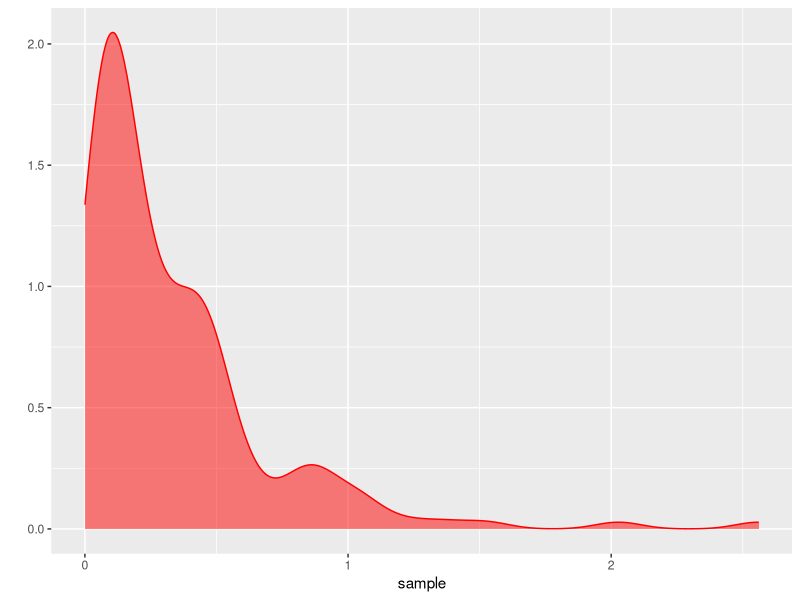

The R source for this figure: (Note: this script raises an error after producing the figure.)
library(ggplot2)
library(mvtnorm)

# rejection sampling
n <- 500
c <- 1
sample <- rep(NA, n)
accepted <- 0
for (i in 1:n) {
  # Gamma(1, 1) proposal distribution 
  proposed <- rgamma(1, shape=1, rate=1)
  u <- runif(1, min=0, max=proposed * c)
  if (u < dnorm(proposed, mean=-1, sd=2)) {
    accepted <- accepted + 1
    sample[accepted] <- proposed
  }
}
sample <- sample[1:accepted]
qplot(sample, geom='density', fill=I('red'), colour=I('red'), alpha=I(0.5))

# importance sampling
n <- 5000
proposed <- rgamma(n, shape=1, rate=1)
weights <- dnorm(proposed, mean=-1, sd=2) / dgamma(proposed, shape=1, rate=1)
sum((proposed^2) * weights) / sum(weights)

# metropolis hastings
poissonPostMH <- function(X, y, mu, sigma, initial) {
  nIterations <- 20000
  burnIn <- 2000
  draws <- matrix(0, nrow=nIterations - burnIn, ncol=4)
  beta <- initial
  accepted <- 0
  
  for(i in 1:nIterations) {
    betaProposed <- rep(0, 4)
    for (j in 1:4) {
      betaProposed[j] <- rnorm(1, mean=beta[j], sd=0.1)
    }
    
    postCurrent <- getPosterior(beta, X, y, mu, sigma)
    postProposed <- getPosterior(betaProposed, X, y, mu, sigma)
    
    u <- runif(1)  
    acceptanceRate <- min(1, exp(postProposed - postCurrent))    
    if (u < acceptanceRate) {
      beta <- betaProposed
      accepted <- accepted + 1
    }
    
    if (i > burnIn) {
      draws[i - burnIn, ] <- beta
    }
  }
  print('Acceptance probability: ')
  print(accepted / nIterations)
  return(draws)
}

getPosterior <- function(beta, X, y, mu, sigma) {
  n <- length(y)
  theta <- exp(X %*% as.matrix(beta))
  prior <- 1
  for (i in 1:4) {
    prior <- prior * dnorm(beta[i], mu, sigma)
  }
  loglik <- sum(y * log(theta) - theta)
  posterior <- log(prior) + loglik
  return(posterior)
}

y <- absent$daysabs
X <- cbind(absent$male, absent$math, absent$langarts)
X[, 2] <- (X[, 2] - mean(absent$math)) / sd(absent$math)
X[, 3] <- (X[, 3] - mean(absent$langarts)) / sd(absent$langarts)
n <- length(y)
X <- cbind(rep(1, n), X)

dens <- poissonPostMH(X, y, 0, 3, c(0, 0, 0, 0))
acf(dens[, 1])
summary(dens[ ,1])
hist(dens[, 1])



dens <- poissonSlice(X, y, 0, 3, c(0, 0, 0, 0))

poissonSlice <- function(X, y, mu, sigma, initial) {
  nIterations <- 2000
  draws <- matrix(0, nrow=nIterations, ncol=4)
  beta <- initial
  
  for (i in 1:nIterations) {
    for (j in 1:4) {
      z <- getPosterior(beta, X, y, mu, sigma) - rexp(1)
      slice <- stepout(beta, j, z, 0.5, 10)
      L <- slice[1]
      R <- slice[2]
      beta <- shrink(beta, j, z, L, R)
    }
    draws[i, ] <- beta
  }
  
  return(draws)
}


stepout <- function(beta, j, z, w, m) {
  currentParam <- beta[j]
  
  u <- runif(1)
  L <- currentParam - w * u
  R <- L + w
  v <- runif(1)
  J <- floor(m * v)
  K <- (m - 1) - J
  
  betaL <- beta
  betaL[j] <- L
  while (J > 0 && z < getPosterior(betaL, X, y, mu, sigma)) {
    L <- L - w
    J <- J - 1
  }
  
  betaR <- beta
  betaR[j] <- R
  while (K > 0 && z < getPosterior(betaR, X, y, mu, sigma)) {
    R <- R + w
    K <- K - 1
  }
  
  return(c(L, R))
}

shrink <- function(beta, j, z, L, R) {
  currentParam <- beta[j]
  betaProposed <- beta

  u <- runif(1)
  newParam <- L + u * (R - L)
  betaProposed[j] <- newParam
  
  while (z > getPosterior(betaProposed, X, y, mu, sigma)) {
    if (newParam < currentParam) {
      L <- newParam
    } else {
      R <- newParam
    }
    u <- runif(1)
    newParam <- L + u * (R - L)
    betaProposed[j] <- newParam
  }
  
  return(betaProposed)
}

postGradient <- function(beta, X, y, mu, sigma) {
  n <- length(y)
  theta <- exp(X %*% as.matrix(beta))
  grad <- rep(0, 4)
  for (j in 1:4) {
    grad[j] <- sum(y * X[, j] / theta - X[, j]) - (beta[j] - mu) / sigma^2
  }
  return(grad)
}



poissonHMC <- function(X, y, mu, sigma, initial) {
  eps <- 0.001
  L <- 10
  nIterations <- 2000
  draws <- matrix(NA, nrow=nIterations, ncol=4)
  beta <- initial
  accepted <- 0
  for (i in 1:nIterations) {
    momentum <- as.vector(rmvnorm(1, sigma=diag(4)))
    energy <- -getPosterior(beta, X, y, mu, sigma) - dmvnorm(momentum, sigma=diag(4), log=TRUE)
    
    betaProposed <- beta
    p <- momentum
    
    p <- p + 0.5 * eps * postGradient(betaProposed, X, y, mu, sigma)
    
    for (l in 1:L)
    {
      betaProposed <- betaProposed + eps * p
      if (l != L) {
        p <- p + eps * postGradient(betaProposed, X, y, mu, sigma)
      }
    }
    
    p <- p + 0.5 * eps * postGradient(betaProposed, X, y, mu, sigma)
    p <- -p
    
    energyProposed <- -getPosterior(betaProposed, X, y, mu, sigma) - dmvnorm(p, sigma=diag(4), log=TRUE)
    
    acceptProb <- min(1, exp(energy - energyProposed))
    
    if (is.finite(acceptProb) && runif(1) < acceptProb) {
      beta <- betaProposed
      accepted <- accepted + 1
    }
    draws[i, ] <- beta
  }
  print('Acceptance probability: ')
  print(accepted / nIterations)
  return(draws)
}

dens <- poissonHMC(X, y, 0, 3, c(0, 0, 0, 0))

normalGibbs <- function(y, mu0, tau0, v0, sigma0, initial) {
  n <- length(y)
  mu <- initial[1]
  sigma <- initial[2]
  nIter <- 1000
  burnIn <- 100
  draws <- matrix(NA, nrow=nIter - burnIn, ncol=2)
  for (i in 1:nIter) {
    m <- (mu0 / tau0 ^ 2 + sum(y) / sigma ^ 2) / (1 / tau0 ^ 2 + n / sigma ^ 2)
    s <- 1 / sqrt(1 / tau0 ^ 2 + n / sigma ^ 2)
    mu <- rnorm(1, mean=m, sd=s)
    v <- sum((y - mu) ^ 2) / n
    a <- v0 + n
    b <- (v0 * sigma0 ^ 2 + v * n) / (v0 + n)
    sigmaInv <- rgamma(1, 0.5 * a, 0.5 * a * b)
    sigma <- 1 / sigmaInv
    if (i > burnIn) {
      draws[i - burnIn, ] <- c(mu, sigma)
    }
  }
  return(draws)
}

dens <- normalGibbs(y, 40, 5, 1, 1, c(50, 10))
qplot(dens[, 1], geom='density', fill=I('orange'), colour=I('orange'), alpha=I(0.5))
qplot(dens[, 2], geom='density', fill=I('orange'), colour=I('orange'), alpha=I(0.5))